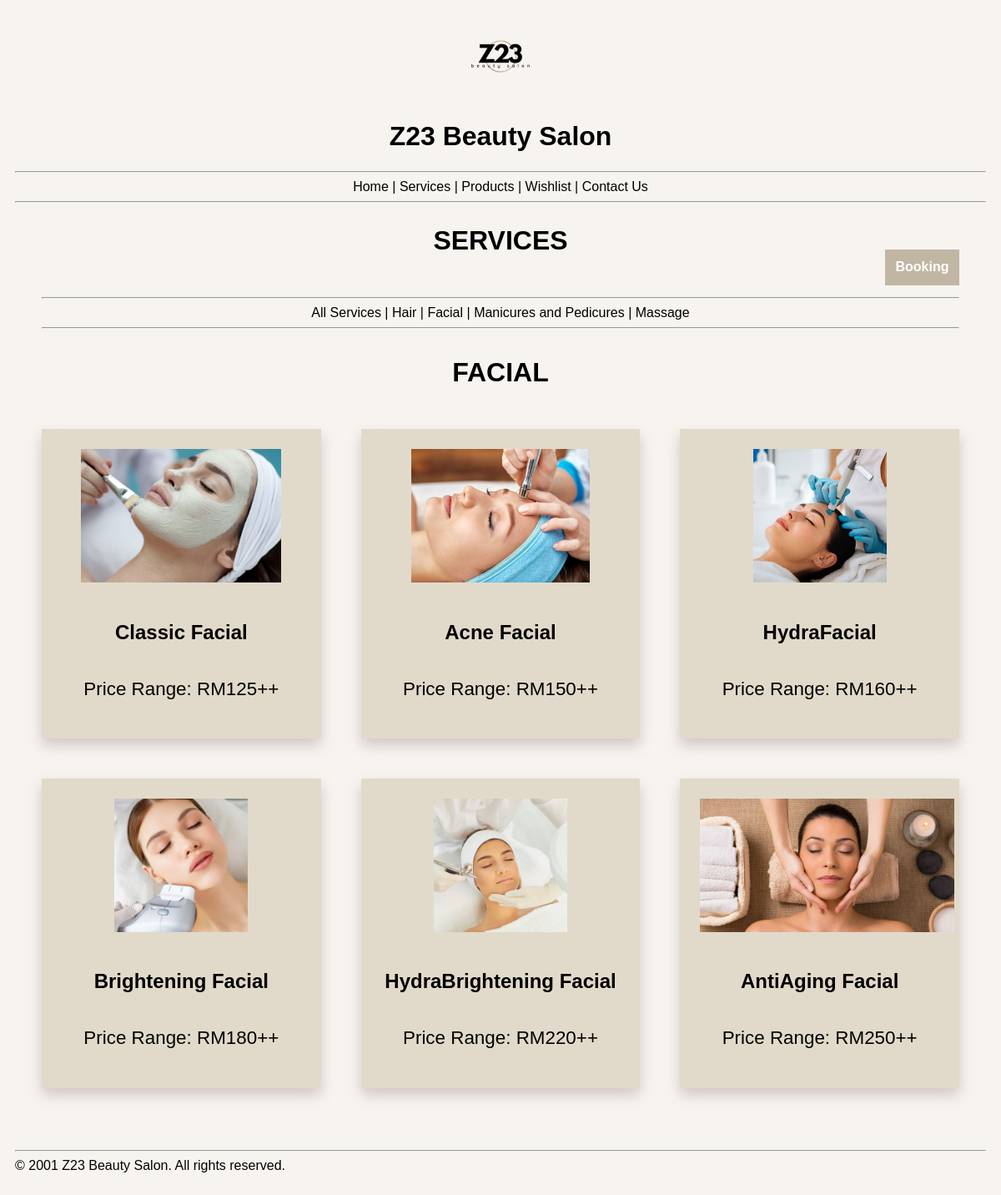
The page /service/serviceFacial.php on the database its author committed.
### tables this page shows
CREATE TABLE service(
	category TEXT,
	type TEXT,
	priceRange VARCHAR(255)
);

### service/serviceFacial.php (the view, shortened to what this page needs)
<!DOCTYPE html>
<html>
<head>
    <link rel="stylesheet" href="../style/webstyles.css">
</head>
<body>
    <?php
        $servername = "localhost";
        $username = "root";
        $password = "";
        $dbname = "Z23_Beauty_Salon";
        $conn = new mysqli($servername, $username ,$password ,$dbname);
        include("../includes/header.php");
        include("../includes/nav.php");
    ?>
    <div id="container">
        <button class='bookingButton'><a href='index.php'>Booking</a></button>
        <h2 class="title">
            Services
        </h2>
        <?php include('serviceNav.php'); ?>
        <h3 class="itemsList-title">
            FACIAL</h3>
        <div class="service-container">
            <?php
                $sql = "SELECT * FROM service WHERE category='FACIAL'";
                $result = $conn->query($sql);
                if ($result->num_rows > 0) {
                    $serviceNum = 1;
                    while($row = $result->fetch_assoc()) {
                        echo "<div class='item'>";
                        $image_url = "../photos/serviceFacial".$serviceNum.".jpeg";
                        echo "<img src='" . $image_url ."' width='140' height='200'>";
                        echo "<h5>" . $row['type'] . "</h4>";
                        echo "<p>Price Range: " . $row['priceRange'] . "</p>";
                        echo "</div>";
                        $serviceNum++;
                    }
                }else {
                    echo "0 results";
                }
            ?>
        </div>
    </div>
    <?php include('../includes/footer.php'); ?>
</body>
</html>

### includes/header.php
<header id = "pageHeader">
	<img src="/Z23BeautySalon/photos/logo.png" width="100" height="100">
	<h1>Z23 Beauty Salon</h1>
</header>

### includes/nav.php
<nav id="topNavigation">
	<hr>
	<a href="/Z23BeautySalon">Home</a>
	|
	<a href="/Z23BeautySalon/service/">Services</a>
	|
	<a href="/Z23BeautySalon/item/">Products</a>
	|
	<a href="/Z23BeautySalon/wishlist/">Wishlist</a>
	|
	<a href="/Z23BeautySalon/contactus">Contact Us</a>
	<hr>
</nav>

### service/serviceNav.php
<nav id="serviceNav">
	<hr>
    <a href="../service/">All Services</a>
    |
	<a href="../service/serviceHair">Hair</a>
	|
	<a href="../service/serviceFacial">Facial</a>
	|
	<a href="../service/serviceMAP">Manicures and Pedicures</a>
	|
	<a href="../service/serviceMassage">Massage</a>
	<hr>
</nav>

### includes/footer.php
<footer id = "pageFooter">
	<br><hr>
	&copy; 2001 Z23 Beauty Salon. All rights reserved.
</footer>

### style/webstyles.css (style rules this page uses)
header#pageHeader { margin: 0; padding: 0; text-align: center; font-family: Verdana, Sans-serif; }
nav#topNavigation, nav#serviceNav, nav#itemNav { text-align: center }
nav a { color: rgb(0, 0 , 0); cursor: pointer; text-decoration: none }
body { padding: 10px; background-color: #F7F4F0; font-family: Verdana, Sans-serif; }
h1,h2,h3,h4,h5,h6 { color: rgb(0,0,0); font-weight: bold; line-height: 1.25em; padding: 0px; font-weight: bold; }
h1,h2 { text-align: center; }
h3,h4,h5,h6 { text-align: left; }
.bookingButton { display: flex; align-items: center; justify-content: center; background-color: #C1B6A4; color: white; font-size: 16px; font-weight: bold; padding: 12.5px; border: none; cursor: pointer; margin-bottom: -100px; margin-left: auto; }
.bookingButton a { text-decoration:none; color: white; }
div#container { max-width: 1500px; margin: 0 auto; padding: 3rem 2rem; }
div#container .title, div#container .itemsList-title { font-size: 2.0rem; margin-bottom: 3rem; text-transform: uppercase; text-align: center; }
div#container .service-container { display: grid; grid-template-columns: repeat(auto-fit, minmax(20rem, 1fr)); gap: 3rem; }
div#container .items-container .item, div#container .service-container .item { text-align: center; padding: 1.5rem 1.5rem; background: #E1DACA; box-shadow: 0 0.5rem 1rem rgb(208, 198, 198); outline-offset: -1.0rem; cursor: pointer; }
div#container .items-container .item img, div#container .service-container .item img { width: auto; height: 10rem; }

### service/serviceFacial.php (style rules this page uses)
h5 { font-size: 1.5rem; text-align: center; }
p { font-size: 1.4rem; }

### rows shown on the page
service: shows a picture, type "Classic Facial", priceRange "RM125++"
service: shows a picture, type "Acne Facial", priceRange "RM150++"
service: shows a picture, type "HydraFacial", priceRange "RM160++"
service: shows a picture, type "Brightening Facial", priceRange "RM180++"
service: shows a picture, type "HydraBrightening Facial", priceRange "RM220++"
service: shows a picture, type "AntiAging Facial", priceRange "RM250++"
